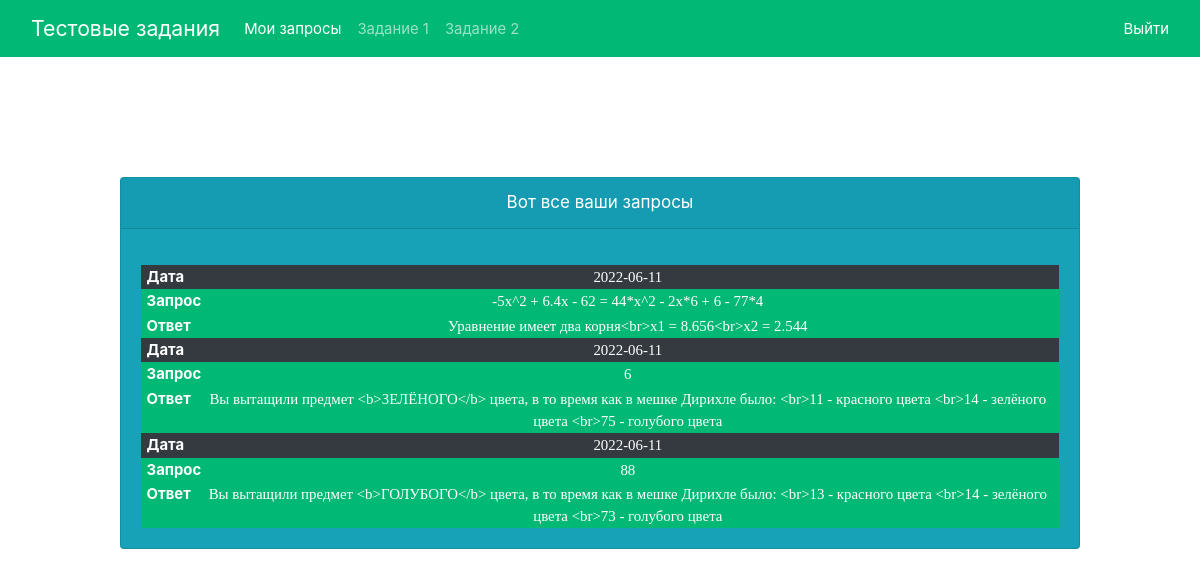
Screenshot of /requests/ (signed in) with the database file from the repository.
### main/models.py (models this page shows, shortened)
class Request(models.Model):
    user = models.ForeignKey(User, on_delete=models.CASCADE)
    date = models.DateField('Дата', default=date.today)
    request = models.TextField(blank=True, null=True, verbose_name='Запрос')
    response = models.TextField(blank=True, null=True, verbose_name='Ответ')
    class Meta:
        verbose_name = 'Запрос'
        verbose_name_plural = 'Запросы'

### main/views.py (the view)
# urls.py: path('requests/', Requests.as_view(), name = 'requests'),
class Requests(View):
    def get(self, request, *args, **kwargs):
        queryset_requests = Request.objects.all()
        user = User.objects.get(username=request.user)
        context =  {    'requests': RequestSerializer(queryset_requests, many=True).data,
                        'user': user
                    }
        return render(request, 'main/my_req.html', context)

### main/templates/main/my_req.html (shortened to what this page needs)
{% extends 'base.html' %}
{% load static %}
{% block content %}
<div class="card text-white bg-info mb-3 hello-card" style="max-width: 60rem; text-align: center;">
    <div class="card-header">Вот все ваши запросы</div>
    <div class="card-body">
        <table>
            <tbody>
                {% for r in requests %}
                    {% if r.user == user.username %}
                        <tr class="table-dark">
                            <th>Дата</th>
                            <td>
                                <p class="card-text">{{ r.date }}</p>
                            </td>
                        <tr>
                        <tr class="table-success">
                            <th>Запрос</th>
                            <td>
                                <p class="card-text">{{ r.request }}</p>
                            </td>
                        <tr>
                        <tr class="table-success">
                            <th>Ответ</th>
                            <td>
                                <p class="card-text">{{ r.response }}</p>
                            </td>
                        <tr>
                    {% endif %}
                {% endfor %}
            </tbody>
        </table>
    </div>
</div>
{% endblock %}

### main/templates/base.html (shortened to what this page needs)
{% load static %}
<!DOCTYPE html>
<html lang="en">
  <head>
    <link rel="stylesheet" href="{% static 'css/bootstrap.min.css' %}">
    <link rel="stylesheet" href="{% static 'css/style.css' %}">
  </head>
  <body>
    <nav id = "nav" class="navbar navbar-expand-lg navbar-dark bg-dark">
      <div class="container-fluid">
        <a class="navbar-brand" href="/">Тестовые задания</a>
        <div class="collapse navbar-collapse" id="navbarSupportedContent">
          <ul class="navbar-nav me-auto mb-2 mb-lg-0">
          {% if user.is_authenticated %}
            <li class="nav-item">
              <a class="nav-link active" aria-current="page" href="{% url 'requests' %}">Мои запросы</a>
            </li>
          {% endif %}
            <li class="nav-item">
              <a class="nav-link" href="{% url 'task_1' %}">Задание 1</a>
            </li>
            <li class="nav-item">
              <a class="nav-link" href="{% url 'task_2' %}">Задание 2</a>
            </li>
          </ul>
        </div>
          {% if user.is_authenticated %}
            <a style="color: white;" href="/admin/logout">Выйти</a>
          {% else %}
            <a style="color: white;" href="{% url 'login' %}">Войти</a> / <a style="color: white;" href="{% url 'register' %}">Зарегистрироваться</a>
          {% endif %}
      </div>
    </nav>
      {% block content %}{% endblock content %}
  </body>
</html>

### main/static/css/style.css (style rules this page uses)
.hello-card { margin: 10% auto; }
table { width: 100%; }
th { padding-left: 10%; display: flex; align-items: center; }
td { text-align: center; }
tr { min-width: 1%; }

### rows the page displays
Request: request "-5x^2 + 6.4x - 62 = 44*x^2 - 2x*6 + 6 - 77*4", response "Уравнение имеет два корня<br>x1 = 8.656<br>x2 = 2.544"
Request: response "Вы вытащили предмет <b>ЗЕЛЁНОГО</b> цвета, в то время как в мешке Дирихле было: <br>11 - красного цвета <br>14 - зелёного цвета <br>75 - голубого цвета"
Request: request "88", response "Вы вытащили предмет <b>ГОЛУБОГО</b> цвета, в то время как в мешке Дирихле было: <br>13 - красного цвета <br>14 - зелёного цвета <br>73 - голубого цвета"

### other values shown
{{ r.date }} "2022-06-11" "2022-06-11" "2022-06-11"
{{ r.request }} "6"
